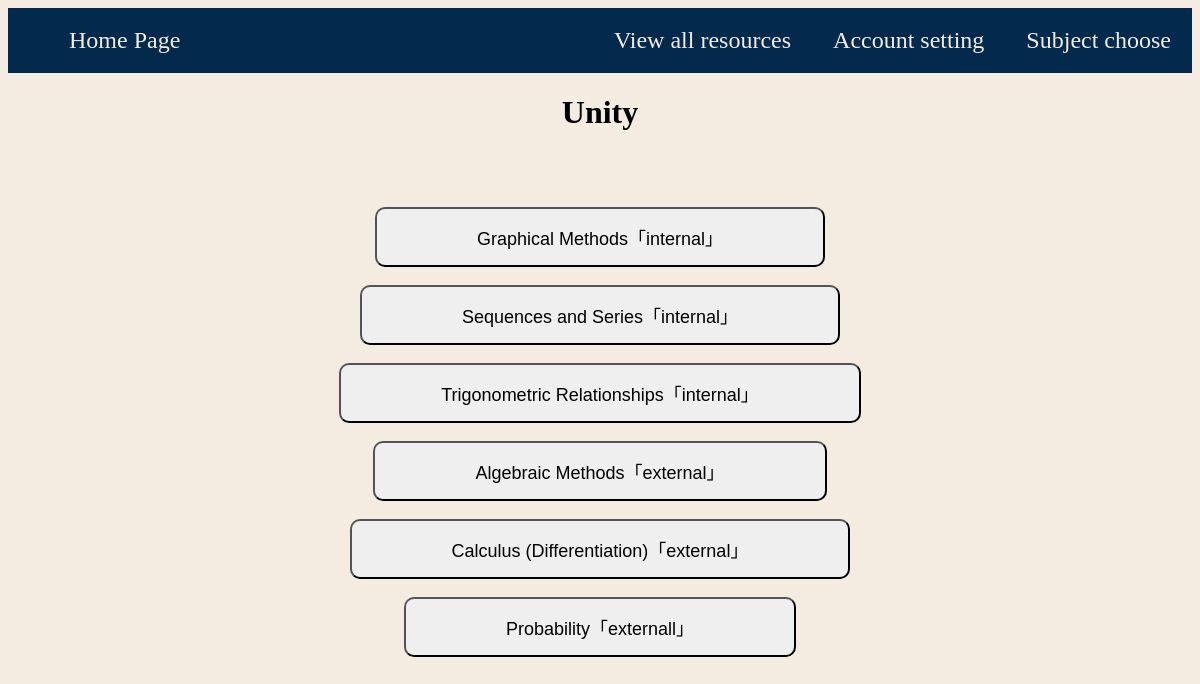
/unit/2, run on the app's committed database.
### tables this page shows
CREATE TABLE "unit" (sub_id INTEGER, unit_id INTEGER PRIMARY KEY, unit TEXT);

### main.py (the view)
@app.route("/unit/<int:sub_id>", methods=['GET','POST'])
def unit(sub_id):
    consub_id = sqlite3.connect('database/database.db')
    unit_cursor = consub_id.cursor()
    unit_cursor.execute(
         "SELECT unit_id, unit FROM unit WHERE sub_id=?",
        (sub_id,)
    )# SELECT unit_id, unit 不加括号
    units = unit_cursor.fetchall() # 将从database中搜索到的数据取出，并变成python列表
    return render_template("subjectpick_unity.html", units = units, sub_id = sub_id)

### templates/subjectpick_unity.html (shortened to what this page needs)
<!DOCTYPE html>
<html lang="en">
  <head>
    <link rel="stylesheet" href="/static/style.css">
  </head>
  <body>
    <header>
      <Ul>
        <li><a href="{{ url_for('subjectpick')}}">Subject choose</a></li>
        <li><a href="{{ url_for('account') }}">Account setting</a></li>
        <li><a href="{{ url_for('all_resources')}}">View all resources</a></li>
        <li class="tag_left"><a href="{{ url_for('homepage')}}">Home Page</a></li>
      </Ul>
    </header>
    <main>
      <h1>Unity</h1>
      <br>
      <br>
      <br>
      {% for unit_id, unit_name in units %}
      <div class="list_display">
        <a href="{{ url_for('resources_list', sub_id=sub_id, unit_id=unit_id) }}">
        <button class="button" type="button">
          {{ unit_name }}
        </button>
      </a>
      </div>
      <br>
      {% endfor %}
    </main>
  </body>
</html>

### static/style.css (style rules this page uses)
:root { --background: #F4ECE1; --blue: #03294C; --orange: #FB7E0A; --end_orange_1: #fba30a; --end_orange_2: #fb7e0a; --end_orange_3:#ff6a00; --end_red_1:#ff4800; --end_blue_1:#4FABFF; --end_blue_2:#0D7BE0; --end_blue_1:#034F94; }
body { font-family: SN pro; background-color: rgb(244, 236, 225); }
h1, h2, h3, h4, h5, h6 { text-align: center; }
header { position: relative; }
ul { font-size: 150%; list-style-type: none; overflow: hidden; margin: 0; padding: 1; background-color: var(--blue); }
ul li { float: right; }
ul li a { text-decoration: none; display: block; color: var(--background); text-align: center; padding: 19px 21px; }
ul li.tag_left { float: left; }
.list_display { text-align: center; justify-content: center; }
.button { font-size: large; padding: 15px 100px; border-radius: 10px; }

### data on the page
unit: unit "Graphical Methods「internal」"
unit: unit "Sequences and Series「internal」"
unit: unit "Trigonometric Relationships「internal」"
unit: unit "Algebraic Methods「external」"
unit: unit "Calculus (Differentiation)「external」"
unit: unit "Probability「externall」"
